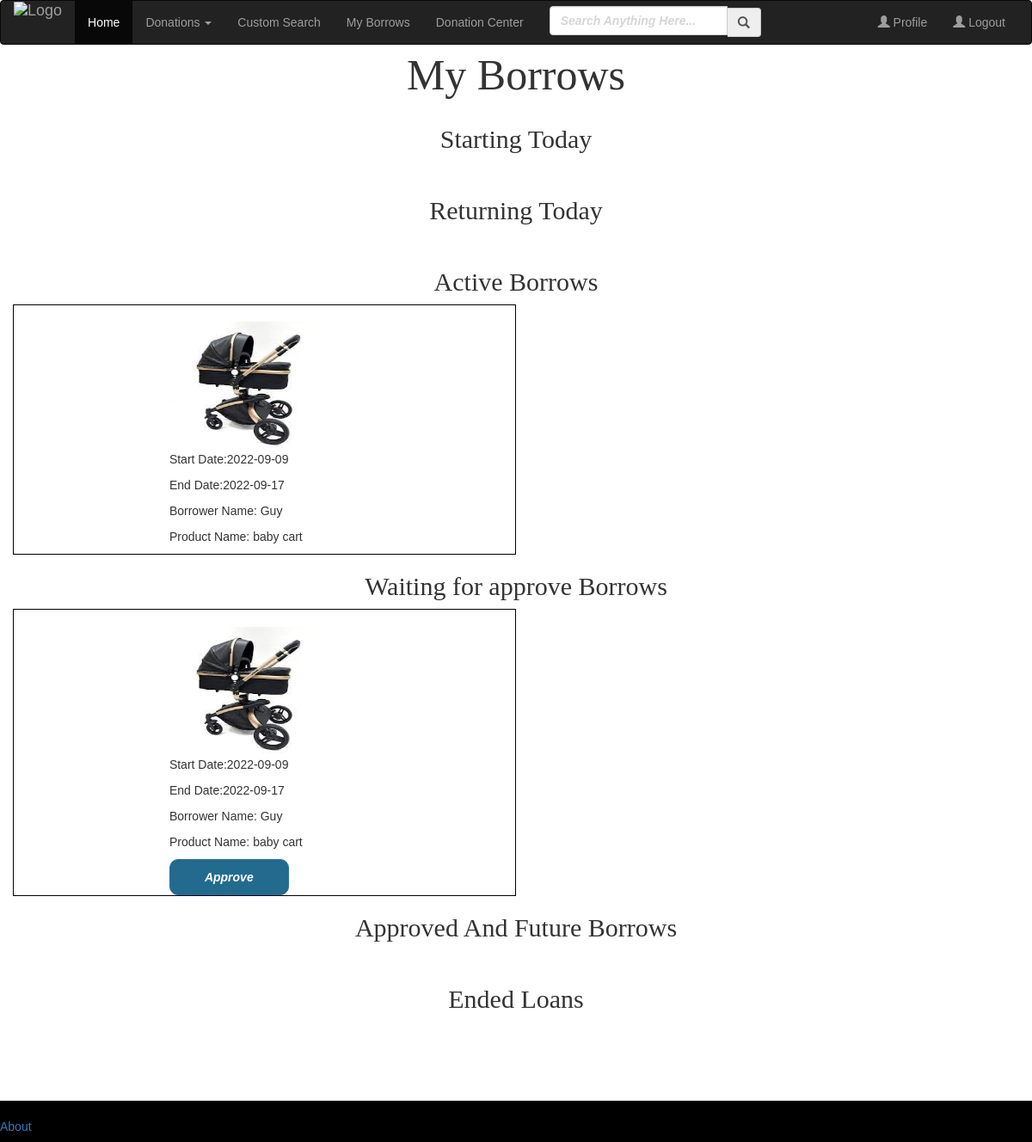
/borrows/ (signed in), run on an earlier commit of the app's database.
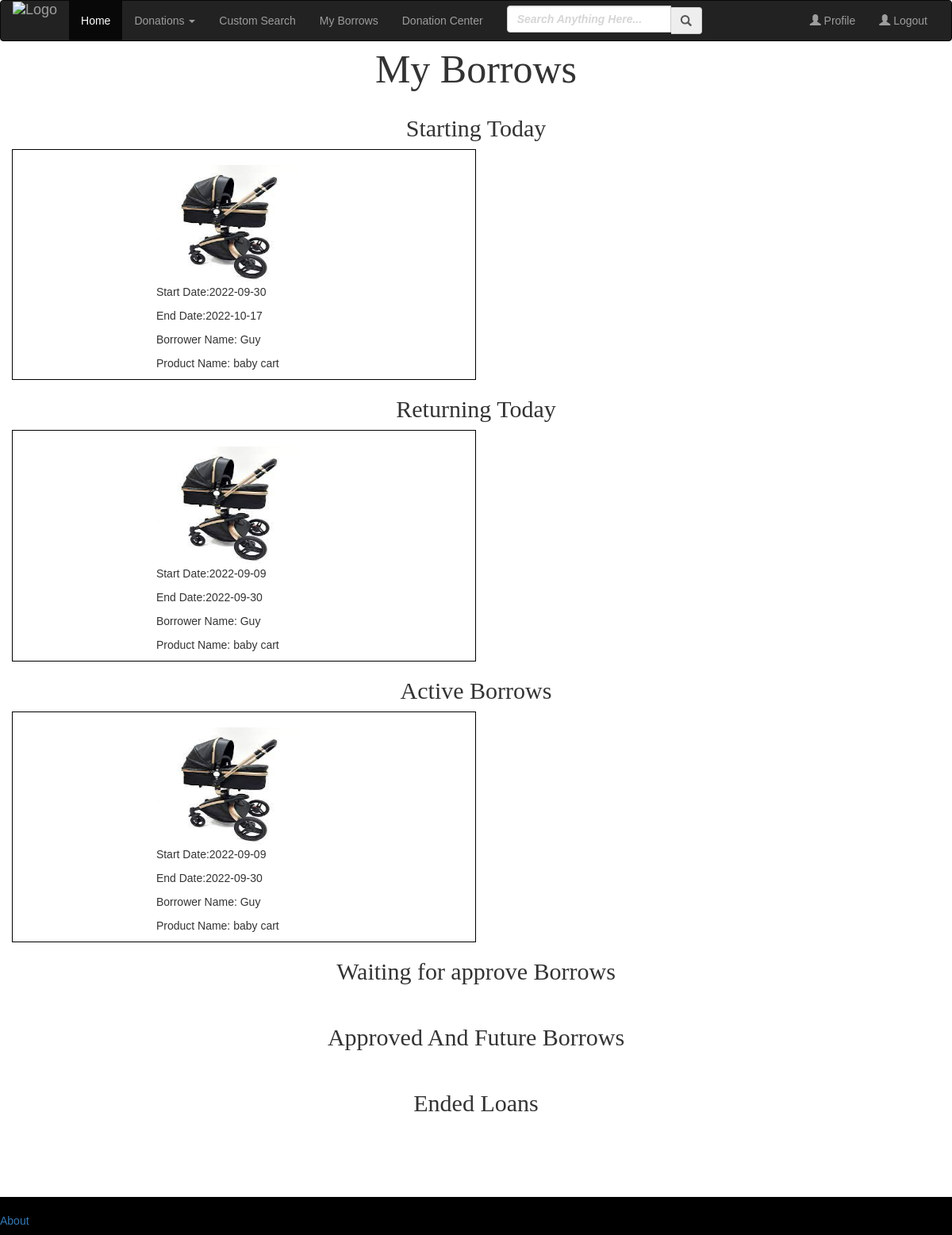
And on a later commit of the database.
### project/models.py (models this page shows)
class Borrows(db.Model):
    id = db.Column(db.Integer, primary_key=True)
    borrower_id = db.Column(db.Integer)
    gmah_id = db.Column(db.Integer)
    product_id = db.Column(db.Integer)
    start_date = db.Column(db.Date)
    end_date = db.Column(db.Date)
    approved = db.Column(db.Integer)
    is_active = db.Column(db.Integer)

class Products(db.Model):
    id = db.Column(db.Integer, primary_key=True)
    name = db.Column(db.String(1000))
    category = db.Column(db.String(50))
    description = db.Column(db.String(1000))
    idle = db.Column(db.Integer)
    gmah_id = db.Column(db.Integer, db.ForeignKey('gmah.id'))
    pic_name = db.Column(db.String(50))

class User(UserMixin, db.Model):
    id = db.Column(db.Integer, primary_key=True) # primary keys are required by SQLAlchemy
    email = db.Column(db.String(100), unique=True)
    password = db.Column(db.String(100))
    name = db.Column(db.String(1000))
    last_name = db.Column(db.String(1000))
    phone = db.Column(db.String(10))
    city = db.Column(db.String(200))
    street = db.Column(db.String(200))
    street_number = db.Column(db.Integer)
    is_gmah = db.Column(db.Boolean)
    is_blocked = db.Column(db.Boolean)
    profile_picture = db.Column(db.String(200))

### project/auth.py (the view)
@auth.route('/borrows/')
@login_required
def borrows():
    gmah_id = current_user.id
    gmah = Gmah.query.filter_by(id=gmah_id).first()
    if not gmah:
        flash('To see all of your borrows please login')
        return redirect(url_for('auth.login'))
    else:
        borrows = Borrows.query.filter_by(gmah_id=gmah_id).all()
        date = datetime.now()
        date = date.strftime("%Y-%m-%d")
        return render_template("my_borrows.htm", gmah=gmah, borrows=borrows, func=return_user, func2=return_product, date=date,
                               func3=compare_dates)

### project/auth.py (called while the page is built)
@auth.route('/return_user/<id>')
def return_user(id):
    user = User.query.filter_by(id=id).first()
    if user:
        return user
    else:
        return ""

@auth.route('/return_product/<id>')
def return_product(id):
    product = Products.query.filter_by(id=id).first()
    if product:
        return product
    else:
        return ""

@auth.route('/compare_dates/<date>')
def compare_dates(date):
    date = date.strftime("%Y-%m-%d")
    now =  datetime.now()
    now = now.strftime("%Y-%m-%d")
    result = now < date
    if result:
        return False
    else:
        if now==date:
            return True
        else:
            return False

### project/templates/my_borrows.htm (shortened to what this page needs)
{% extends "base.html" %}
{% block content %}
<h2 class="homewelcome" style="text-align:center;">My Borrows</h2>
<div class="container ">
    <div class="row">
         <h1 class="homewelcome" style="font-size:30px;text-align:center;">Starting Today</h1>
        {% for borrow in borrows %}
            {% if borrow.is_active==0 and borrow.approved==1 and func3(borrow.start_date) %}
                <div class="col-lg-6" style="border: 1px solid black;">
                     <div  style="margin:0 0 0 30%;">
                        {% set imagename = (func2(borrow.product_id)).pic_name %}
                        <img class="resultProductPhoto" src={{url_for('static',filename='images/products/{}'.format(imagename))}} width="180px" height="150px">
                   </div>
                   <div style="margin:0 0 0 30%;">
                       <p>Start Date:{{ borrow.start_date }}</p>
                       <p>End Date:{{ borrow.end_date }}</p>
                       <p>Borrower Name: {{ (func(borrow.borrower_id)).name }}</p>
                       <p>Product Name: {{ (func2(borrow.product_id)).name }}</p>
                   </div>
                </div>
            {% endif %}
        {% endfor %}
        <br style="clear:both;">
         <h1 class="homewelcome" style="font-size:30px;text-align:center;">Returning Today</h1>
        {% for borrow in borrows %}
            {% if borrow.is_active==1 and borrow.approved==1 and func3(borrow.end_date) %}
                <div class="col-lg-6" style="border: 1px solid black;">
                     <div  style="margin:0 0 0 30%;">
                        {% set imagename = (func2(borrow.product_id)).pic_name %}
                        <img class="resultProductPhoto" src={{url_for('static',filename='images/products/{}'.format(imagename))}} width="180px" height="150px">
                   </div>
                   <div style="margin:0 0 0 30%;">
                       <p>Start Date:{{ borrow.start_date }}</p>
                       <p>End Date:{{ borrow.end_date }}</p>
                       <p>Borrower Name: {{ (func(borrow.borrower_id)).name }}</p>
                       <p>Product Name: {{ (func2(borrow.product_id)).name }}</p>
                   </div>
                </div>
            {% endif %}
        {% endfor %}
        <br style="clear:both;">
        <h1 class="homewelcome" style="font-size:30px;text-align:center;"> Active Borrows</h1>
        {% for borrow in borrows %}
            {% if borrow.approved==1 and borrow.is_active==1 %}
                <div class="col-lg-6" style="border: 1px solid black;">
                     <div  style="margin:0 0 0 30%;">
                        {% set imagename = (func2(borrow.product_id)).pic_name %}
                        <img class="resultProductPhoto" src={{url_for('static',filename='images/products/{}'.format(imagename))}} width="180px" height="150px">
                   </div>
                   <div style="margin:0 0 0 30%;">
                       <p>Start Date:{{ borrow.start_date }}</p>
                       <p>End Date:{{ borrow.end_date }}</p>
                       <p>Borrower Name: {{ (func(borrow.borrower_id)).name }}</p>
                       <p>Product Name: {{ (func2(borrow.product_id)).name }}</p>
                   </div>
                </div>
            {% endif %}
        {% endfor %}
        <br style="clear:both;">
        <h1 class="homewelcome" style="font-size:30px;text-align:center;">Waiting for approve Borrows</h1>
        {% for borrow in borrows %}
            {% if borrow.approved==0 and borrow.is_active==1 %}
                <div class="col-lg-6" style="border: 1px solid black;">
                    <div style="margin:0 0 0 30%;">
                        {% set imagename = (func2(borrow.product_id)).pic_name %}
                        <img class="resultProductPhoto" src={{url_for('static',filename='images/products/{}'.format(imagename))}} width="180px" height="150px">
                    </div>
                   <div style="margin:0 0 0 30%;">
                       <p>Start Date:{{ borrow.start_date }}</p>
                       <p>End Date:{{ borrow.end_date }}</p>
                       <p>Borrower Name: {{ (func(borrow.borrower_id)).name }}</p>
                       <p>Product Name: {{ (func2(borrow.product_id)).name }}</p>
                   </div>
                    {% if borrow.approved==0 %}
                        <a class="btn btn-primary" href="{{ url_for('auth.approved_borrow_post', id=borrow.id) }}" style="margin:0 0 0 30%;">Approve</a> <br>
                    {% endif %}
                </div>
            {% endif %}
        {% endfor %}
        <br style="clear:both;">
         <h1 class="homewelcome" style="font-size:30px;text-align:center;">Approved And Future Borrows</h1>
             <br style="clear:both;">
         <h1 class="homewelcome" style="font-size:30px;text-align:center;">Ended Loans</h1>
    </div>
</div>
<br><br><br>
{% endblock %}

### project/templates/base.html (shortened to what this page needs)
<!DOCTYPE html>
<html>
<head>
    <link rel="stylesheet" href="https://maxcdn.bootstrapcdn.com/bootstrap/3.3.7/css/bootstrap.min.css">
    <link rel= "stylesheet" type= "text/css" href="/static/style.css">
</head>
<body>
<section class="hero is-primary is-fullheight sticky">
    <div class="hero-head">
        <div class="navbar navbar-inverse">
            <div class="container-fluid">
                <div class="row">
                    <div class="col-lg-12">
                        <div class="navbar-header">
                                <a href="{{ url_for('main.index') }}" class="navbar-brand">
                                    <img src="https://i.ibb.co/8M29bd5/Removal-963.png"
                                         alt="Logo" width="120%" height="240%" style="margin-top: -25%;">
                                </a>
                        </div>
                        <div class="navbar-collapse collapse" id="mobile_menu">
                            <ul class="nav navbar-nav">
                                <li class="active"><a href="{{ url_for('main.index') }}">Home</a></li>
                                <li><a href="#" class="dropdown-toggle" data-toggle="dropdown">Donations <span
                                        class="caret"></span></a>
                                </li>
                                <li><a href="/search">Custom Search</a></li>
                                {% if current_user.owner_first_name %}
                                <li><a href="/borrows">My Borrows</a></li>
                                <li><a href="/donations">Donation Center</a></li>
                                {% endif %}
                            </ul>
                            <ul class="nav navbar-nav">
                                <li>
                                    <form method="POST" action="/search" class="navbar-form">
                                        <div class="form-group">
                                            <div class="input-group">
                                                <input type="search" name="search" id="search"
                                                       placeholder="Search Anything Here..." class="form-control">
                                                <span class="input-group-addon"><span
                                                        class="glyphicon glyphicon-search"></span></span>
                                            </div>
                                        </div>
                                    </form>
                                </li>
                            </ul>
                            <ul class="nav navbar-nav navbar-right">
                                {% if current_user.is_authenticated %}
                                <li><a href="{{ url_for('main.profile') }}">
                                    <span class="glyphicon glyphicon-user"></span> Profile</a></li>
                                <li><a href="{{ url_for('auth.logout') }}">
                                    <span class="glyphicon glyphicon-user"></span> Logout</a></li>
                                {% endif %}
                            </ul>
                        </div>
                    </div>
                </div>
            </div>
        </div>
    </div>
</section>
    {% block content %}
            {% endblock %}
 {% block footer %}
<br><br><br><br>
<footer>
  <p><br>
  <a href="/about">About</a></p>
</footer>
   {%- endblock %}
</body>
</html>

### project/static/style.css (style rules this page uses)
body { margin-top:5%; overflow-y: scroll; height: 100%; overflow-x: hidden; font-family: Arial, Helvetica, sans-serif; }
footer { background-color:black; width:100%; bottom:-2px; position:fixed; }
.sticky { position: fixed; width:100%; top:0; z-index: 999; color:53599A; }
.resultProductPhoto { margin:5% 0 0 0; }
.homewelcome { font-family: 'Optima'; font-size:50px; }
input { width: 70%; padding: 15px; margin: 5px 0 22px 0; display: block; border: none; margin:auto; margin-bottom:10px; background: #FFFFFF; border: 1px solid black; border-radius: 5px; height:12px; top:-2px; }
input::placeholder { text-align: left; opacity:0.4; }
::placeholder { opacity: 1; font-style: oblique; font-weight: bold; }

What changed in the data, as far as the page shows it:
removed Borrows: pic_name (picture), start_date "2022-09-09", end_date "2022-09-17", {{ (func(borrow.borrower_id)).name }} "Guy", {{ (func2(borrow.product_id)).name }} "baby cart", shown under "Active Borrows"
added Borrows: pic_name (picture), start_date "2022-09-30", end_date "2022-10-17", {{ (func(borrow.borrower_id)).name }} "Guy", {{ (func2(borrow.product_id)).name }} "baby cart", shown under "Starting Today"
shown differently, row unchanged: User "Guy": name (not shown) → "Guy"
shown differently, row unchanged: Products "baby cart": name (not shown) → "baby cart"
changed Borrows (number 2 of 2 on the later page): approved 0 → 1 (drawn); moves from the list under "Waiting for approve Borrows" to the list under "Returning Today"
